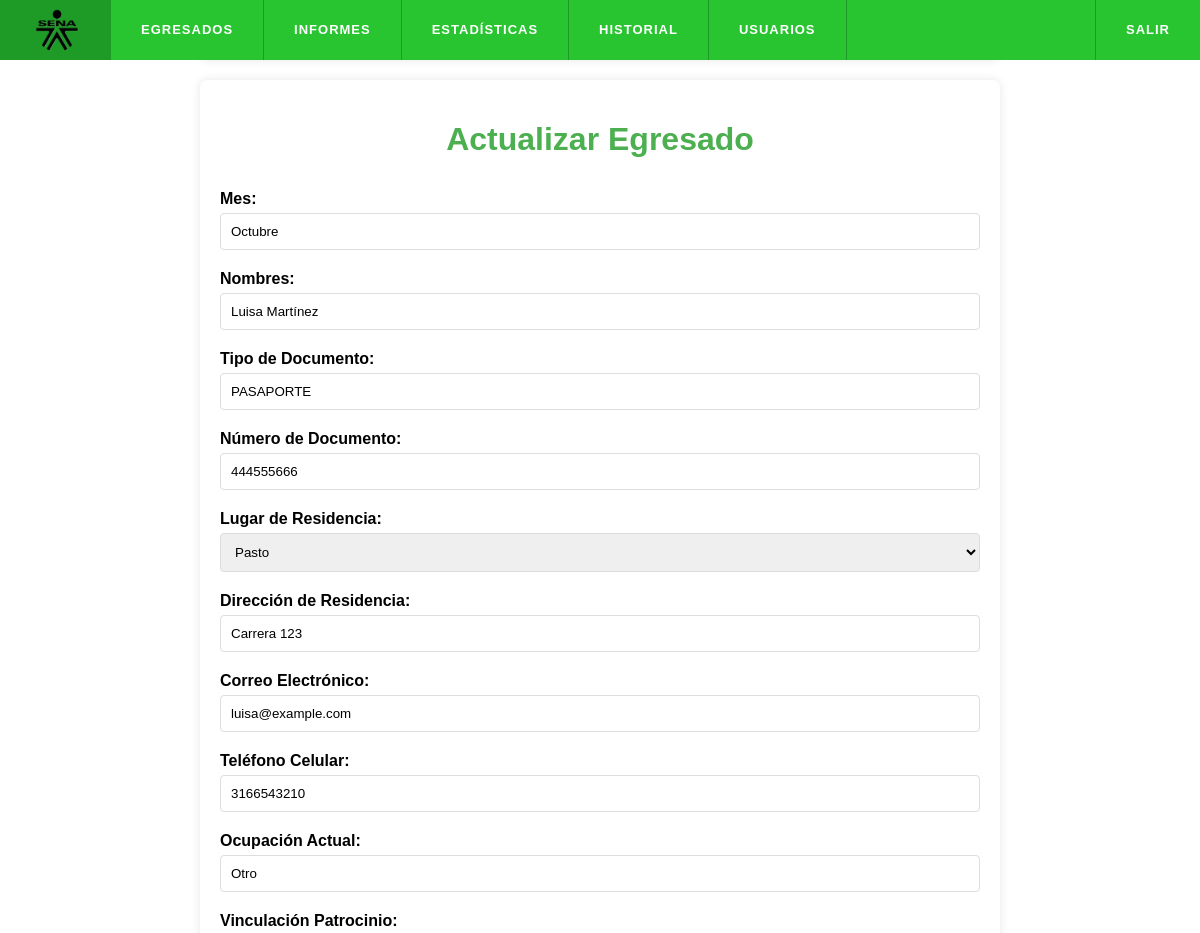
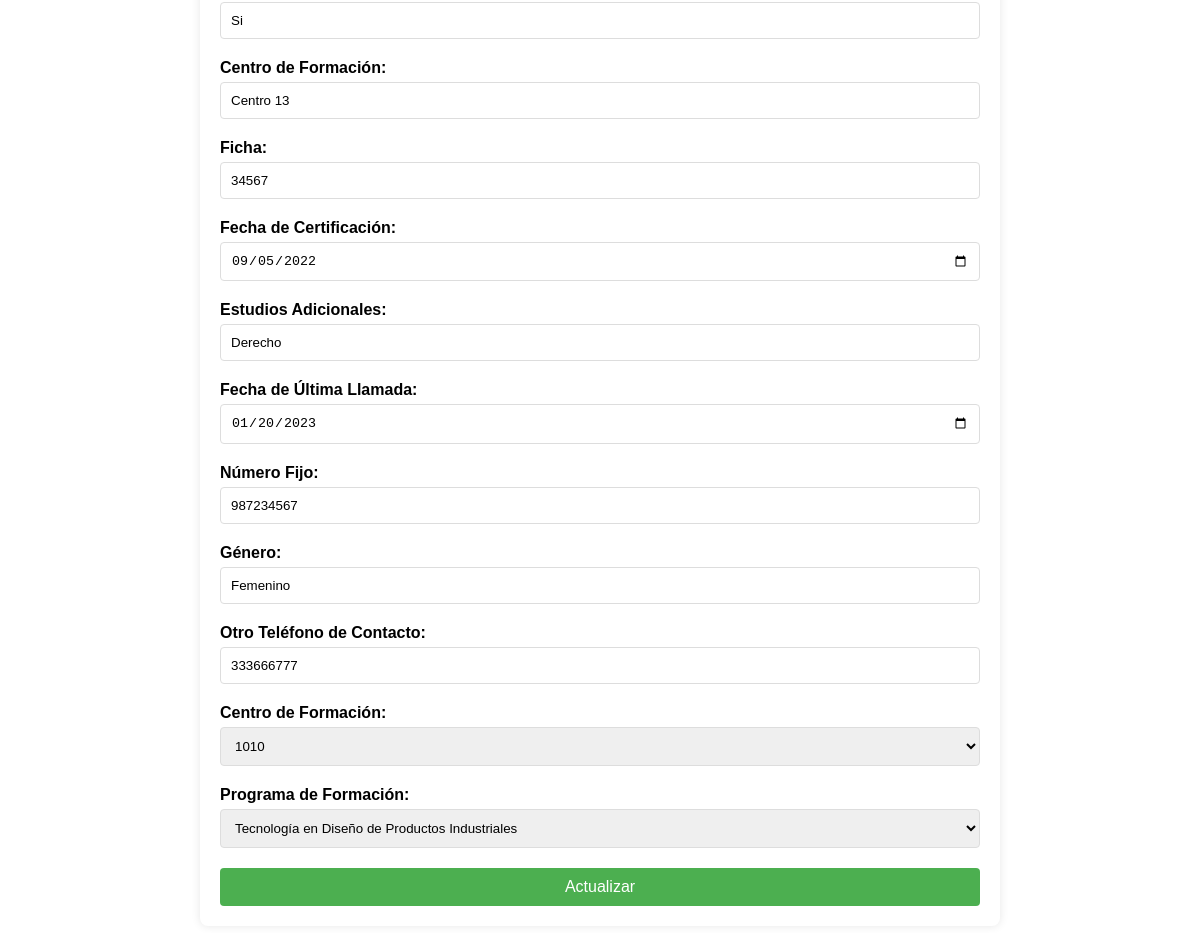
The page /Egresados/views/egresados/update.php?id=4 on the database its author committed (2 pictures, top to bottom).
### tables this page shows
CREATE TABLE `egresados` (
  `id` int(11) NOT NULL,
  `MES` varchar(255) DEFAULT NULL,
  `NOMBRES` varchar(255) NOT NULL,
  `TipoDocumentoID` enum('CC','TI','PASAPORTE') DEFAULT NULL,
  `NumeroDocumento` varchar(20) DEFAULT NULL,
  `LugarResidenciaID` int(11) DEFAULT NULL,
  `DireccionResidencia` varchar(255) DEFAULT NULL,
  `CorreoElectronico` varchar(255) DEFAULT NULL,
  `TelefonoCelular` varchar(20) DEFAULT NULL,
  `OcupacionActual` enum('Trabaja','Estudia','Otro') DEFAULT NULL,
  `VinculacionPatrocinio` enum('Si','No') DEFAULT NULL,
  `CentroFormacion` varchar(255) DEFAULT NULL,
  `Ficha` varchar(10) DEFAULT NULL,
  `FechaCertificacion` date DEFAULT NULL,
  `EstudiosAdicionales` varchar(255) DEFAULT NULL,
  `FechaUltimaLlamada` date DEFAULT NULL,
  `NumeroFijo` varchar(20) DEFAULT NULL,
  `Genero` enum('Masculino','Femenino','Otro') DEFAULT NULL,
  `OtroTelefonoContacto` varchar(20) DEFAULT NULL,
  `ProgramaFormacionSENAID` int(11) DEFAULT NULL,
  `cod_centro` enum('1010','9405','101011','9209','9210','9212','9214','9215','9211','9216','9217','9406','9403','9404','9508','9303','9213') DEFAULT NULL
);

CREATE TABLE `lugarresidencia` (
  `id` int(11) NOT NULL,
  `Ciudad` varchar(255) DEFAULT NULL
);

### Egresados/views/egresados/update.php (the view, shortened to what this page needs)
<?php
$database = new Database();
$db = $database->getConnection();
if (isset($_GET['id'])) {
    $id = $_GET['id'];
    if ($_SERVER["REQUEST_METHOD"] == "POST") {
        $mes = $_POST['mes'] ?? '';
        $nombres = $_POST['nombres'] ?? '';
        $tipo_documento = $_POST['tipo_documento'] ?? '';
        $numero_documento = $_POST['numero_documento'] ?? '';
        $lugar_residencia = $_POST['lugar_residencia'] ?? '';
        $direccion_residencia = $_POST['direccion_residencia'] ?? '';
        $correo_electronico = $_POST['correo_electronico'] ?? '';
        $telefono_celular = $_POST['telefono_celular'] ?? '';
        $ocupacion_actual = $_POST['ocupacion_actual'] ?? '';
        $vinculacion_patrocinio = $_POST['vinculacion_patrocinio'] ?? '';
        $centro_formacion = $_POST['centro_formacion'] ?? '';
        $ficha = $_POST['ficha'] ?? '';
        $fecha_certificacion = $_POST['fecha_certificacion'] ?? '';
        $estudios_adicionales = $_POST['estudios_adicionales'] ?? '';
        $fecha_ultima_llamada = $_POST['fecha_ultima_llamada'] ?? '';
        $numero_fijo = $_POST['numero_fijo'] ?? '';
        $genero = $_POST['genero'] ?? '';
        $otro_telefono_contacto = $_POST['otro_telefono_contacto'] ?? '';
        $programa_formacion_id = $_POST['programa_formacion_id'] ?? '';
        $cod_centro = $_POST['cod_centro'] ?? '';
        $query = "UPDATE egresados
                  SET MES = :mes,
                      NOMBRES = :nombres,
                      TipoDocumentoID = :tipo_documento,
                      NumeroDocumento = :numero_documento,
                      LugarResidenciaID = :lugar_residencia,
                      DireccionResidencia = :direccion_residencia,
                      CorreoElectronico = :correo_electronico,
                      TelefonoCelular = :telefono_celular,
                      OcupacionActual = :ocupacion_actual,
                      VinculacionPatrocinio = :vinculacion_patrocinio,
                      CentroFormacion = :centro_formacion,
                      Ficha = :ficha,
                      FechaCertificacion = :fecha_certificacion,
                      EstudiosAdicionales = :estudios_adicionales,
                      FechaUltimaLlamada = :fecha_ultima_llamada,
                      NumeroFijo = :numero_fijo,
                      Genero = :genero,
                      OtroTelefonoContacto = :otro_telefono_contacto,
                      ProgramaFormacionSENAID = :programa_formacion_id,
                       cod_centro = :cod_centro
                  WHERE ID = :id";
        $stmt = $db->prepare($query);
        $stmt->bindParam(':mes', $mes);
        $stmt->bindParam(':nombres', $nombres);
        $stmt->bindParam(':tipo_documento', $tipo_documento);
        $stmt->bindParam(':numero_documento', $numero_documento);
        $stmt->bindParam(':lugar_residencia', $lugar_residencia);
        $stmt->bindParam(':direccion_residencia', $direccion_residencia);
        $stmt->bindParam(':correo_electronico', $correo_electronico);
        $stmt->bindParam(':telefono_celular', $telefono_celular);
        $stmt->bindParam(':ocupacion_actual', $ocupacion_actual);
        $stmt->bindParam(':vinculacion_patrocinio', $vinculacion_patrocinio);
        $stmt->bindParam(':centro_formacion', $centro_formacion);
        $stmt->bindParam(':ficha', $ficha);
        $stmt->bindParam(':fecha_certificacion', $fecha_certificacion);
        $stmt->bindParam(':estudios_adicionales', $estudios_adicionales);
        $stmt->bindParam(':fecha_ultima_llamada', $fecha_ultima_llamada);
        $stmt->bindParam(':numero_fijo', $numero_fijo);
        $stmt->bindParam(':genero', $genero);
        $stmt->bindParam(':otro_telefono_contacto', $otro_telefono_contacto);
        $stmt->bindParam(':programa_formacion_id', $programa_formacion_id);
        $stmt->bindParam(':id', $id);
        $stmt->bindParam(':cod_centro', $cod_centro);
        try {
            $stmt->execute();
            echo '<script src="https://cdn.jsdelivr.net/npm/sweetalert2@11"></script>';
            echo '<script>
                    document.addEventListener("DOMContentLoaded", function() {
                        Swal.fire({
                            title: "Actualización exitosa",
                            text: "Los datos del egresado han sido actualizados.",
                            icon: "success",
                            confirmButtonText: "OK"
                        }).then((result) => {
                            if (result.isConfirmed) {
                                window.location.href = "index.php";
                            }
                        });
                    });
                  </script>';
            exit();
        } catch (PDOException $e) {
            echo "Error al intentar actualizar el egresado: " . $e->getMessage();
        }
    } else {
        $query = "SELECT e.*, l.Ciudad
                  FROM egresados e
                  LEFT JOIN lugarresidencia l ON e.LugarResidenciaID = l.ID
                  WHERE e.ID = :id";
        $stmt = $db->prepare($query);
        $stmt->bindParam(':id', $id);
        $stmt->execute();
        $egresado = $stmt->fetch(PDO::FETCH_ASSOC);
        $query_programas = "SELECT ID, NombrePrograma FROM programaformacionsena";
        $stmt_programas = $db->query($query_programas);
        $programas = $stmt_programas->fetchAll(PDO::FETCH_ASSOC);
        $query_lugares = "SELECT ID, Ciudad FROM lugarresidencia";
        $stmt_lugares = $db->query($query_lugares);
        $lugares = $stmt_lugares->fetchAll(PDO::FETCH_ASSOC);
        function handleNull($value) {
            return $value === null ? '' : htmlspecialchars($value);
        }
        ?>
        <!DOCTYPE html>
        <html lang="es">
        <head>
            <link rel="stylesheet" href="https://cdn.datatables.net/1.12.1/css/jquery.dataTables.min.css">
            <link rel="stylesheet" href="https://cdn.datatables.net/buttons/2.3.6/css/buttons.dataTables.min.css">
            <link rel="stylesheet" href="https://cdnjs.cloudflare.com/ajax/libs/font-awesome/6.0.0-beta3/css/all.min.css">
            <link rel="stylesheet" href="https://cdn.jsdelivr.net/npm/sweetalert2@11/dist/sweetalert2.min.css">
        </head>
        <body>
        <?php include '../../../Menu/Menu/menu.php'; ?>
            <div class="container">
                <h1>Actualizar Egresado</h1>
                <form action="update.php?id=<?php echo htmlspecialchars($id); ?>" method="POST">
                    <label for="mes">Mes:</label>
                    <input type="text" id="mes" name="mes" value="<?php echo handleNull($egresado['MES']); ?>">
                    <label for="nombres">Nombres:</label>
                    <input type="text" id="nombres" name="nombres" value="<?php echo handleNull($egresado['NOMBRES']); ?>">
                    <label for="tipo_documento">Tipo de Documento:</label>
                    <input type="text" id="tipo_documento" name="tipo_documento" value="<?php echo handleNull($egresado['TipoDocumentoID']); ?>">
                    <label for="numero_documento">Número de Documento:</label>
                    <input type="text" id="numero_documento" name="numero_documento" value="<?php echo handleNull($egresado['NumeroDocumento']); ?>">
                    <label for="lugar_residencia">Lugar de Residencia:</label>
                    <select id="lugar_residencia" name="lugar_residencia">
                        <?php foreach ($lugares as $lugar): ?>
                            <option value="<?php echo htmlspecialchars($lugar['ID']); ?>" <?php echo ($lugar['ID'] == $egresado['LugarResidenciaID']) ? 'selected' : ''; ?>>
                                <?php echo htmlspecialchars($lugar['Ciudad']); ?>
                            </option>
                        <?php endforeach; ?>
                    </select>
                    <label for="direccion_residencia">Dirección de Residencia:</label>
                    <input type="text" id="direccion_residencia" name="direccion_residencia" value="<?php echo handleNull($egresado['DireccionResidencia']); ?>">
                    <label for="correo_electronico">Correo Electrónico:</label>
                    <input type="email" id="correo_electronico" name="correo_electronico" value="<?php echo handleNull($egresado['CorreoElectronico']); ?>">
                    <label for="telefono_celular">Teléfono Celular:</label>
                    <input type="text" id="telefono_celular" name="telefono_celular" value="<?php echo handleNull($egresado['TelefonoCelular']); ?>">
                    <label for="ocupacion_actual">Ocupación Actual:</label>
                    <input type="text" id="ocupacion_actual" name="ocupacion_actual" value="<?php echo handleNull($egresado['OcupacionActual']); ?>">
                    <label for="vinculacion_patrocinio">Vinculación Patrocinio:</label>
                    <input type="text" id="vinculacion_patrocinio" name="vinculacion_patrocinio" value="<?php echo handleNull($egresado['VinculacionPatrocinio']); ?>">
                    <label for="centro_formacion">Centro de Formación:</label>
                    <input type="text" id="centro_formacion" name="centro_formacion" value="<?php echo handleNull($egresado['CentroFormacion']); ?>">
                    <label for="ficha">Ficha:</label>
                    <input type="text" id="ficha" name="ficha" value="<?php echo handleNull($egresado['Ficha']); ?>">
                    <label for="fecha_certificacion">Fecha de Certificación:</label>
                    <input type="date" id="fecha_certificacion" name="fecha_certificacion" value="<?php echo handleNull($egresado['FechaCertificacion']); ?>">
                    <label for="estudios_adicionales">Estudios Adicionales:</label>
                    <input type="text" id="estudios_adicionales" name="estudios_adicionales" value="<?php echo handleNull($egresado['EstudiosAdicionales']); ?>">
                    <label for="fecha_ultima_llamada">Fecha de Última Llamada:</label>
                    <input type="date" id="fecha_ultima_llamada" name="fecha_ultima_llamada" value="<?php echo handleNull($egresado['FechaUltimaLlamada']); ?>">
                    <label for="numero_fijo">Número Fijo:</label>
                    <input type="text" id="numero_fijo" name="numero_fijo" value="<?php echo handleNull($egresado['NumeroFijo']); ?>">
                    <label for="genero">Género:</label>
                    <input type="text" id="genero" name="genero" value="<?php echo handleNull($egresado['Genero']); ?>">
                    <label for="otro_telefono_contacto">Otro Teléfono de Contacto:</label>
                    <input type="text" id="otro_telefono_contacto" name="otro_telefono_contacto" value="<?php echo handleNull($egresado['OtroTelefonoContacto']); ?>">
                    <label for="cod_centro">Centro de Formación:</label>
                    <select id="cod_centro" name="cod_centro">
    <option value="1010" <?php echo (isset($egresado['CodCentro']) && $egresado['CodCentro'] == '1010') ? 'selected' : ''; ?>>1010</option>
</select>
                    <label for="programa_formacion_id">Programa de Formación:</label>
                    <select id="programa_formacion_id" name="programa_formacion_id">
                        <?php foreach ($programas as $programa): ?>
                            <option value="<?php echo htmlspecialchars($programa['ID']); ?>" <?php echo ($programa['ID'] == $egresado['ProgramaFormacionSENAID']) ? 'selected' : ''; ?>>
                                <?php echo htmlspecialchars($programa['NombrePrograma']); ?>
                            </option>
                        <?php endforeach; ?>
                    </select>
                    <button type="submit">Actualizar</button>
                </form>
            </div>
        </body>
        </html>
        <?php
    }
} else {
    echo "ID no especificado.";
}
?>

### Egresados/views/egresados/update.php (style rules this page uses)
body { font-family: Arial, sans-serif; margin: 0; padding: 0; background-color: #f4f4f4; }
.container { width: 100%; margin: 20px auto; max-width: 800px; padding: 20px; background: #fff; border-radius: 8px; box-shadow: 0 0 10px rgba(0,0,0,0.1); position: relative; }
h1 { text-align: center; color: #4CAF50; }
form { display: flex; flex-direction: column; }
label { margin: 10px 0 5px; font-weight: bold; }
input, select { padding: 10px; margin-bottom: 10px; border: 1px solid #ddd; border-radius: 4px; }
button { padding: 10px; border: none; border-radius: 4px; background-color: #4CAF50; color: #fff; font-size: 16px; cursor: pointer; margin-top: 10px; }

### Menu/Menu/menu.php (style rules this page uses)
*, *:after, *:before { -webkit-box-sizing: border-box; -moz-box-sizing: border-box; box-sizing: border-box; }
body { background: #ffffff; }

### rows shown on the page
egresados: mes "Octubre", nombres "Luisa Martínez", tipo_documento "PASAPORTE", numero_documento "444555666", lugar_residencia "Pasto", direccion_residencia "Carrera 123", correo_electronico "luisa@example.com", telefono_celular "3166543210", ocupacion_actual "Otro", vinculacion_patrocinio "Si", centro_formacion "Centro 13", ficha "34567", fecha_certificacion "09/05/2022", estudios_adicionales "Derecho", fecha_ultima_llamada "01/20/2023", numero_fijo "987234567", genero "Femenino", otro_telefono_contacto "333666777"

### other values the page prints
form field programa_formacion_id "Tecnología en Diseño de Productos Industriales"
